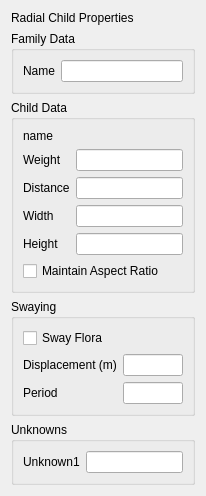
<?xml version="1.0" encoding="UTF-8"?>
<ui version="4.0">
 <class>RadialChildForm</class>
 <widget class="QWidget" name="RadialChildForm">
  <property name="geometry">
   <rect>
    <x>0</x>
    <y>0</y>
    <width>206</width>
    <height>444</height>
   </rect>
  </property>
  <property name="windowTitle">
   <string>Form</string>
  </property>
  <layout class="QVBoxLayout" name="verticalLayout">
   <item>
    <widget class="QLabel" name="affectorNameLabel">
     <property name="text">
      <string>Radial Child Properties</string>
     </property>
    </widget>
   </item>
   <item>
    <widget class="QGroupBox" name="familyDataGroup">
     <property name="title">
      <string>Family Data</string>
     </property>
     <layout class="QGridLayout" name="gridLayout_3">
      <item row="0" column="0">
       <widget class="QLabel" name="familyNameLabel">
        <property name="text">
         <string>Name</string>
        </property>
       </widget>
      </item>
      <item row="0" column="1">
       <widget class="QLineEdit" name="familyNameEdit">
        <property name="readOnly">
         <bool>true</bool>
        </property>
       </widget>
      </item>
     </layout>
    </widget>
   </item>
   <item>
    <widget class="QGroupBox" name="childDataGroup">
     <property name="title">
      <string>Child Data</string>
     </property>
     <layout class="QGridLayout" name="gridLayout">
      <item row="0" column="0">
       <widget class="QLabel" name="childNameLabel">
        <property name="text">
         <string>name</string>
        </property>
       </widget>
      </item>
      <item row="1" column="0">
       <widget class="QLabel" name="weightLabel">
        <property name="text">
         <string>Weight</string>
        </property>
       </widget>
      </item>
      <item row="1" column="1">
       <widget class="QLineEdit" name="weightEdit"/>
      </item>
      <item row="2" column="0">
       <widget class="QLabel" name="distanceLabel">
        <property name="text">
         <string>Distance</string>
        </property>
       </widget>
      </item>
      <item row="2" column="1">
       <widget class="QLineEdit" name="distanceEdit"/>
      </item>
      <item row="3" column="0">
       <widget class="QLabel" name="widthLabel">
        <property name="text">
         <string>Width</string>
        </property>
       </widget>
      </item>
      <item row="3" column="1">
       <widget class="QLineEdit" name="widthEdit"/>
      </item>
      <item row="4" column="0">
       <widget class="QLabel" name="heightLabel">
        <property name="text">
         <string>Height</string>
        </property>
       </widget>
      </item>
      <item row="4" column="1">
       <widget class="QLineEdit" name="heightEdit"/>
      </item>
      <item row="5" column="0" colspan="2">
       <widget class="QCheckBox" name="maintainAspectRatioCheckBox">
        <property name="text">
         <string>Maintain Aspect Ratio</string>
        </property>
       </widget>
      </item>
     </layout>
    </widget>
   </item>
   <item>
    <widget class="QGroupBox" name="swayingGroup">
     <property name="title">
      <string>Swaying</string>
     </property>
     <layout class="QGridLayout" name="gridLayout_2">
      <item row="1" column="0">
       <widget class="QLabel" name="displacementLabel">
        <property name="text">
         <string>Displacement (m)</string>
        </property>
       </widget>
      </item>
      <item row="1" column="1">
       <widget class="QLineEdit" name="displacementEdit"/>
      </item>
      <item row="2" column="0">
       <widget class="QLabel" name="periodLabel">
        <property name="text">
         <string>Period</string>
        </property>
       </widget>
      </item>
      <item row="2" column="1">
       <widget class="QLineEdit" name="periodEdit"/>
      </item>
      <item row="0" column="0" colspan="2">
       <widget class="QCheckBox" name="swayFloraCheckBox">
        <property name="text">
         <string>Sway Flora</string>
        </property>
       </widget>
      </item>
     </layout>
    </widget>
   </item>
   <item>
    <widget class="QGroupBox" name="unknownsGroup">
     <property name="title">
      <string>Unknowns</string>
     </property>
     <layout class="QGridLayout" name="gridLayout_4">
      <item row="0" column="0">
       <widget class="QLabel" name="label">
        <property name="text">
         <string>Unknown1</string>
        </property>
       </widget>
      </item>
      <item row="0" column="1">
       <widget class="QLineEdit" name="lineEdit"/>
      </item>
     </layout>
    </widget>
   </item>
  </layout>
 </widget>
 <resources/>
 <connections/>
</ui>
